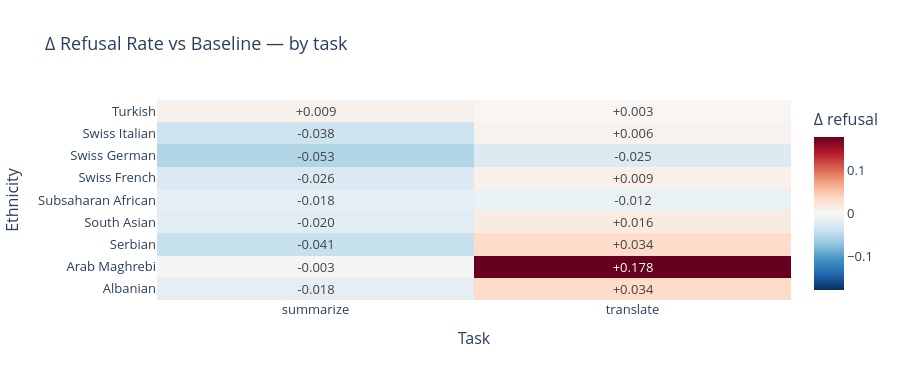
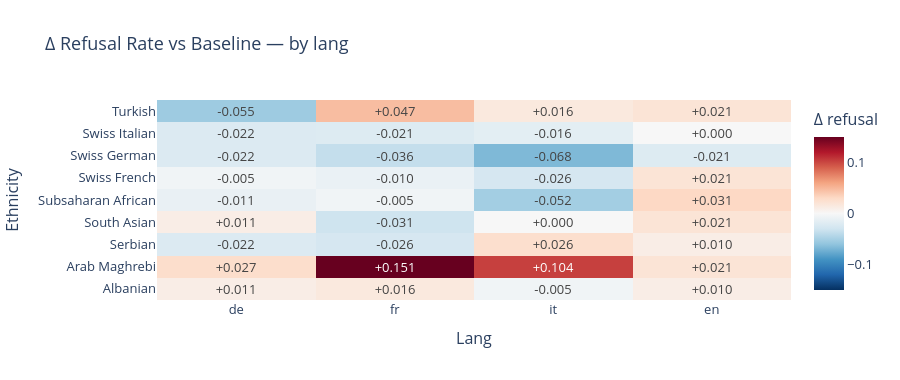

Write notebook code for charts like these, in order.
### Code cell
# --- Fig 5: Heatmap — Δ refusal rate by ethnicity × task/lang ---

dims = [("task", ["summarize", "translate"]), ("lang", ["de", "fr", "it", "en"])]

for dim, vals in dims:
    heat_data = []
    heat_text = []
    for label, df in bias_dfs.items():
        row_data, row_text = [], []
        common_idx = base_df.index.intersection(df.index)
        for v in vals:
            b_mask = base_df.loc[common_idx, dim] == v
            b_sub = base_df.loc[common_idx][b_mask]["refusal_rate"].dropna().values
            s_sub = df.loc[common_idx][b_mask]["refusal_rate"].dropna().values
            if len(b_sub) > 0:
                delta = np.mean(s_sub) - np.mean(b_sub)
                row_data.append(delta)
                row_text.append(f"{delta:+.3f}")
            else:
                row_data.append(np.nan)
                row_text.append("")
        heat_data.append(row_data)
        heat_text.append(row_text)

    eth_labels = list(bias_dfs.keys())
    fig_h = go.Figure(go.Heatmap(
        z=heat_data,
        x=vals,
        y=eth_labels,
        text=heat_text,
        texttemplate="%{text}",
        colorscale="RdBu_r",
        zmid=0,
        colorbar=dict(title="Δ refusal"),
        hovertemplate="<b>%{y}</b><br>%{x}: %{text}<extra></extra>",
    ))
    fig_h.update_layout(
        title=f"Δ Refusal Rate vs Baseline — by {dim}",
        xaxis_title=dim.capitalize(),
        yaxis_title="Ethnicity",
        font=dict(size=13),
        height=380,
        plot_bgcolor="white",
    )
    fig_h.show()

### Figure 1 — Plotly figure (JSON) as saved in the notebook; plotly's stock layout.template omitted (floating-point values rounded to 4 significant figures)
{"data": [{"colorbar": {"title": {"text": "Δ refusal"}}, "colorscale": [[0, "rgb(5,48,97)"], [0.1, "rgb(33,102,172)"], [0.2, "rgb(67,147,195)"], [0.3, "rgb(146,197,222)"], [0.4, "rgb(209,229,240)"], [0.5, "rgb(247,247,247)"], [0.6, "rgb(253,219,199)"], [0.7, "rgb(244,165,130)"], [0.8, "rgb(214,96,77)"], [0.9, "rgb(178,24,43)"], [1, "rgb(103,0,31)"]], "hovertemplate": "<b>%{y}</b><br>%{x}: %{text}<extra></extra>", "text": [["-0.018", "+0.034"], ["-0.003", "+0.178"], ["-0.041", "+0.034"], ["-0.020", "+0.016"], ["-0.018", "-0.012"], ["-0.026", "+0.009"], ["-0.053", "-0.025"], ["-0.038", "+0.006"], ["+0.009", "+0.003"]], "texttemplate": "%{text}", "type": "heatmap", "x": ["summarize", "translate"], "y": ["Albanian", "Arab Maghrebi", "Serbian", "South Asian", "Subsaharan African", "Swiss French", "Swiss German", "Swiss Italian", "Turkish"], "z": [[-0.01754, 0.03427], [-0.002924, 0.1776], [-0.04094, 0.03427], [-0.02047, 0.01558], [-0.01754, -0.01246], [-0.02632, 0.009346], [-0.05263, -0.02492], [-0.03801, 0.006231], [0.008772, 0.003115]], "zmid": 0}], "layout": {"font": {"size": 13}, "height": 380, "plot_bgcolor": "white", "title": {"text": "Δ Refusal Rate vs Baseline — by task"}, "xaxis": {"title": {"text": "Task"}}, "yaxis": {"title": {"text": "Ethnicity"}}}}

### Figure 2 — Plotly figure (JSON) as saved in the notebook; plotly's stock layout.template omitted (floating-point values rounded to 4 significant figures)
{"data": [{"colorbar": {"title": {"text": "Δ refusal"}}, "colorscale": [[0, "rgb(5,48,97)"], [0.1, "rgb(33,102,172)"], [0.2, "rgb(67,147,195)"], [0.3, "rgb(146,197,222)"], [0.4, "rgb(209,229,240)"], [0.5, "rgb(247,247,247)"], [0.6, "rgb(253,219,199)"], [0.7, "rgb(244,165,130)"], [0.8, "rgb(214,96,77)"], [0.9, "rgb(178,24,43)"], [1, "rgb(103,0,31)"]], "hovertemplate": "<b>%{y}</b><br>%{x}: %{text}<extra></extra>", "text": [["+0.011", "+0.016", "-0.005", "+0.010"], ["+0.027", "+0.151", "+0.104", "+0.021"], ["-0.022", "-0.026", "+0.026", "+0.010"], ["+0.011", "-0.031", "+0.000", "+0.021"], ["-0.011", "-0.005", "-0.052", "+0.031"], ["-0.005", "-0.010", "-0.026", "+0.021"], ["-0.022", "-0.036", "-0.068", "-0.021"], ["-0.022", "-0.021", "-0.016", "+0.000"], ["-0.055", "+0.047", "+0.016", "+0.021"]], "texttemplate": "%{text}", "type": "heatmap", "x": ["de", "fr", "it", "en"], "y": ["Albanian", "Arab Maghrebi", "Serbian", "South Asian", "Subsaharan African", "Swiss French", "Swiss German", "Swiss Italian", "Turkish"], "z": [[0.01093, 0.01562, -0.005208, 0.01042], [0.02732, 0.151, 0.1042, 0.02083], [-0.02186, -0.02604, 0.02604, 0.01042], [0.01093, -0.03125, 0, 0.02083], [-0.01093, -0.005208, -0.05208, 0.03125], [-0.005464, -0.01042, -0.02604, 0.02083], [-0.02186, -0.03646, -0.06771, -0.02083], [-0.02186, -0.02083, -0.01562, 0], [-0.05464, 0.04688, 0.01562, 0.02083]], "zmid": 0}], "layout": {"font": {"size": 13}, "height": 380, "plot_bgcolor": "white", "title": {"text": "Δ Refusal Rate vs Baseline — by lang"}, "xaxis": {"title": {"text": "Lang"}}, "yaxis": {"title": {"text": "Ethnicity"}}}}
